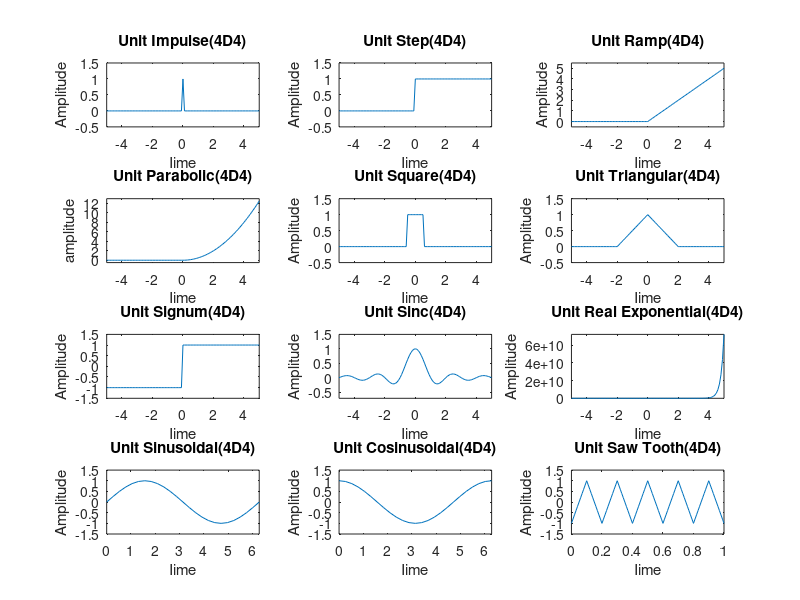

Write the MATLAB code that produced this figure.
close all;
clear all;

%time range
t=-5:0.1:5;

%Unit Impulse Signal
impulse=1.*(t==0)+0.*(t~=0);
subplot(4,3,1);
plot(t,impulse)
xlabel("Iime");
ylabel("Amplitude");
title("Unit Impulse(4D4)");
axis([min(t),max(t), min(impulse)-0.5,max(impulse)+0.5]);

%Unit Step Signal
step=1.*(t>=0)+0.*(t<0);
subplot(4,3,2);
plot(t,step)
xlabel("Iime");
ylabel("Amplitude");
title("Unit Step(4D4)");
axis([min(t),max(t), min(step)-0.5,max(step)+0.5]);

%Unit Ramp Signal
ramp=t.*(t>=0)+0.*(t<0);
subplot(4,3,3);
plot(t,ramp)
xlabel("Iime");
ylabel("Amplitude");
title("Unit Ramp(4D4)");
axis([min(t),max(t), min(ramp)-0.5,max(ramp)+0.5]);

%Unit Parabolic Signal
parabolic=t.^2/2.*(t>=0)+0.*(t<0);
subplot(4,3,4);
plot(t,parabolic)
xlabel("Iime");
ylabel("amplitude");
title("Unit Parabolic(4D4)");
axis([min(t),max(t), min(parabolic)-0.5,max(parabolic)+0.5]);


%Unit Square Signal
square=1.*(abs(t)<=0.5)+0.*(abs(t)>0.5);
subplot(4,3,5);
plot(t,square)
xlabel("Iime");
ylabel("Amplitude");
title("Unit Square(4D4)");
axis([min(t),max(t), min(square)-0.5,max(square)+0.5]);

%Unit Triangular Signal
triangular=(1-(abs(t)/2)).*(abs(t)<=2)+0.*(abs(t)>2);
subplot(4,3,6);
plot(t,triangular)
xlabel("Iime");
ylabel("Amplitude");
title("Unit Triangular(4D4)");
axis([min(t),max(t), min(triangular)-0.5,max(triangular)+0.5]);

%Unit Signum Signal
signum=1.*(t>=0)-1.*(t<0);
subplot(4,3,7);
plot(t,signum)
xlabel("Iime");
ylabel("Amplitude");
title("Unit Signum(4D4)");
axis([min(t),max(t), min(signum)-0.5,max(signum)+0.5]);

%Unit Sinc Signal
u_sinc=sinc(t);
subplot(4,3,8);
plot(t,u_sinc)
xlabel("Iime");
ylabel("Amplitude");
title("Unit Sinc(4D4)");
axis([min(t),max(t), min(u_sinc)-0.5,max(u_sinc)+0.5]);


%Unit Real Exponential Signal
real_exponential=exp(5.*t).*(t>=0)+0.*(t<0);
subplot(4,3,9);
plot(t,real_exponential)
xlabel("Iime");
ylabel("Amplitude");
title("Unit Real Exponential(4D4)");
axis([min(t),max(t), min(real_exponential)-0.5,max(real_exponential)+0.5]);

%time interval for sin and cos Signals
t1=0:pi/12:2*pi;

%Unit Sin Signal
u_sin=sin(t1);
subplot(4,3,10);
plot(t1,u_sin)
xlabel("Iime");
ylabel("Amplitude");
title("Unit Sinusoidal(4D4)");
axis([min(t1),max(t1), min(u_sin)-0.5,max(u_sin)+0.5]);

%Unit Cosine Signal
u_cos=cos(t1);
subplot(4,3,11);
plot(t1,u_cos)
xlabel("Iime");
ylabel("Amplitude");
title("Unit Cosinusoidal(4D4)");
axis([min(t1),max(t1), min(u_cos)-0.5,max(u_cos)+0.5]);

%time interval for saw tooth Signal
F=input('enter the frequency:');
T=1/F;
t=0:5*T/100:5*T;

%Umit Sawtooth Signal
u_saw_tooth=sawtooth(2*pi*F*t,1/2);
subplot(4,3,12);
plot(t,u_saw_tooth)
xlabel("Iime");
ylabel("Amplitude");
title("Unit Saw Tooth(4D4)");
axis([min(t),max(t), min(u_saw_tooth)-0.5,max(u_saw_tooth)+0.5]);

